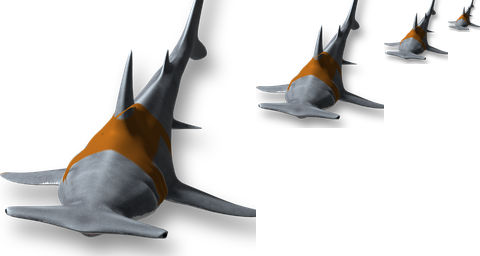
#> input picture mod/jamaltron/graphics/jamaltron-technology.png, 480 x 256 px
$ python -i icons.py   (imports and definitions only)
#> lines starting #> are read from the running program, lines starting #| are printed output that depends on the picture
#> further down, picture is the input picture: PIL image 480x256 RGBA; mean R, G, B, A 20, 19.2, 18.5, 56.5
#!/usr/bin/env python3
"""PLAN C.6 icon CANDIDATES: every icon the mod needs, rendered from the real model.

    uv run --directory tools python render/icons.py                 # all candidates + sheets
    uv run --directory tools python render/icons.py --only beached  # one candidate
    uv run --directory tools python render/icons.py --preview       # 16 samples, fast look
    uv run --directory tools python render/icons.py --promote portrait  # ship the picked one

Renders write to render-out/review/icons/ (gitignored) and NOTHING ELSE. chotchki picks the
look before any of it goes near mod/jamaltron/graphics/, which carries the licence carve-out.
`--promote NAME` is the one step that writes into the mod, and it renders NOTHING: it lints
the candidate --strict where it sits, refuses a --preview render (the candidate's icons.json
records its samples), copies the files byte for byte (what was reviewed is what ships) to
the paths the prototypes name (SHIPPED) and writes graphics/icons.json, the manifest CI's
sprite gate and test_icon_coverage.py read.

WHAT EACH CANDIDATE PRODUCES, one directory apiece, shaped like base's spidertron:

  icon.png                120x64   64px item icon, 4 mipmap levels (64+32+16+8 side by side,
                                   top-aligned), exactly __base__/graphics/icons/spidertron.png's
                                   layout. Harness tinted Factorio's default player orange.
  icon-tintable.png       120x64   the same, harness untinted - item.lua's icon_tintable
  icon-tintable-mask.png  120x64   the harness alone, grey - icon_tintable_mask
  technology.png          480x256  256px tech icon, 4 levels (256+128+64+32), as base ships it
  minimap.png             128x128  flat silhouette, white fill, red rim - base's spidertron-map.png
                                   style, measured: RGBA (255,255,255) body, (255,0,0) outline
  minimap-selected.png    128x128  same silhouette, (141,127,122) rim - spidertron-map-selected.png
  thumbnail.png           144x144  the mod-list / portal image; base's is 144x144 too
  icons.json                       a lint_sprites.py icon manifest describing the above, so
                                   `python3 tools/lint_sprites.py --strict .../icons.json` gates
                                   them exactly as CI will gate the chosen set (PLAN C.15)

Every pixel comes out of art.render_pass (same model, cache and knobs as the sprite sheets)
at `render.resolution_px` ICON_RES, cropped and Lanczos-downsampled with premultiplied alpha
(no dark fringe off the transparent black). Each mip level is resampled from the full-res
crop, never from the level above it.

THE LEGS. The model has none and the mod draws stock's by REFERENCE; stock's leg pixels may
not be copied into anything we ship. So the `legs` candidate draws its own: eight two-segment
strokes from the harness's REAL mount points (sheets.mount_markers, with shared.lua's
mount_shrink and mount_lift, the ring entity.lua ships) up to a knee and down to a foot.
Pure vector geometry, no Wube pixel read. The stance is pulled in to LEG_STANCE of the real
foot ring: the real one is 6 tiles wide and would shrink the shark to a smudge in a 64px
square (an icon is an illustration, not a sprite).

THE DROP SHADOW is synthetic: the subject's own alpha, offset and blurred. The Cycles shadow
pass runs due east at 45 degrees and would make every icon half shadow.
"""

import pathlib, sys  # noqa: E401
sys.path.insert(0, str(pathlib.Path(__file__).resolve().parents[1]))

import argparse  # noqa: E402
import json  # noqa: E402
import shutil  # noqa: E402
from dataclasses import dataclass, field  # noqa: E402

from PIL import Image, ImageChops, ImageDraw, ImageFilter, ImageFont  # noqa: E402

from render import factorio_camera as fc  # noqa: E402

REPO = pathlib.Path(__file__).resolve().parents[2]
OUT = REPO / "render-out" / "review" / "icons"
STOCK = pathlib.Path("/Applications/factorio.app/Contents/data/base/graphics")

#: Final body resolution for icon renders: 6-tile canvas -> 256 px a tile, so a shark three
#: tiles across is ~770 px before it is cut to 256 (3x oversampled at the tech icon).
ICON_RES = 1536

#: Base's spidertron, measured 2026-09-26: (base size, levels).
ITEM = (64, 4)
TECH = (256, 4)
MINIMAP = 128
THUMB = 144

#: The base minimap palette, read off spidertron-map*.png's pixel histogram.
MAP_FILL = (255, 255, 255, 255)
MAP_RIM = (255, 0, 0, 255)
MAP_RIM_SELECTED = (141, 127, 122, 255)
#: Rim width at 128 px. Base's star carries a 4-6 px rim.
MAP_RIM_PX = 5

#: Factorio's default player colour, (0.869, 0.5, 0.130). What the untinted item icon wears.
PLAYER_ORANGE = (222, 128, 33)

#: Alpha a pixel needs to count toward a crop box. Well above the drop shadow's soft edge,
#: which would fatten the tail past `core`'s erosion and keep it in the box.
CROP_FLOOR = 64

#: Fraction of the real foot ring the drawn legs stand on (see THE LEGS above).
LEG_STANCE = 0.5


# ------------------------------------------------------------------ pure image helpers


# [6 lines left out: function premul_resize, not called in this run]


def alpha_bbox(img: Image.Image, floor: int = 8):
    """Bounding box of pixels with alpha >= floor, or None when there are none."""
    return img.getchannel("A").point(lambda a: 255 if a >= floor else 0).getbbox()


# [28 lines left out: functions square_box, cut, not called in this run]


def square_crop(img: Image.Image, margin: float, floor: int = 8, core: int = 0) -> Image.Image:
    return cut(img, square_box(img, margin, floor, core))


# [18 lines left out: functions mip_widths, mip_strip, not called in this run]


def drop_shadow(img: Image.Image, offset=(0.012, 0.022), blur=0.012, strength=0.45):
    """The subject over a soft copy of its own alpha, offset down-right. Offsets and blur are
    fractions of the image's larger side, so the shadow scales with the crop."""
#> called with offset = (0.012, 0.022), blur = 0.012, strength = 0.45
    side = max(img.size)
#> side = 480
    alpha = img.getchannel("A").point(lambda a: int(a * strength))
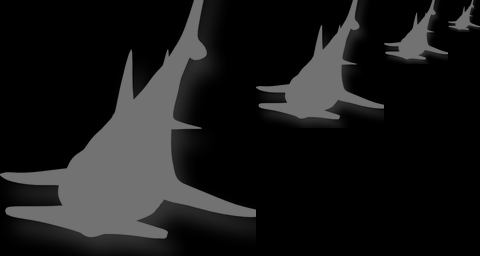
#> alpha: PIL image 480x256 L; min 0, max 114, mean 25.2
    shade = Image.new("RGBA", img.size, (0, 0, 0, 0))
#> shade: PIL image 480x256 RGBA; every value is 0
    shade.putalpha(alpha)
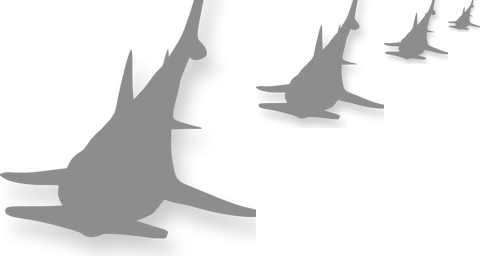
#> shade: PIL image 480x256 RGBA; mean R, G, B, A 0, 0, 0, 25.2; transparent parts drawn white
    shade = shade.filter(ImageFilter.GaussianBlur(max(1.0, blur * side)))
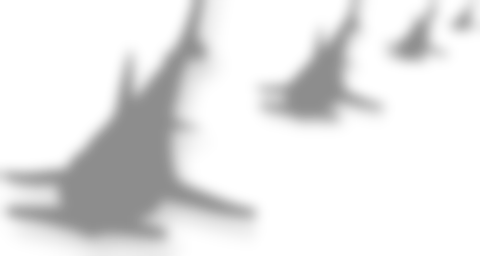
#> shade: PIL image 480x256 RGBA; mean R, G, B, A 0, 0, 0, 25.2; transparent parts drawn white
    out = Image.new("RGBA", img.size, (0, 0, 0, 0))
    out.alpha_composite(shade, (int(offset[0] * side), int(offset[1] * side)))
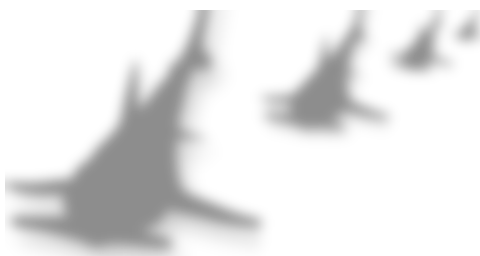
#> out: PIL image 480x256 RGBA; mean R, G, B, A 0, 0, 0, 24.9; transparent parts drawn white
    out.alpha_composite(img)
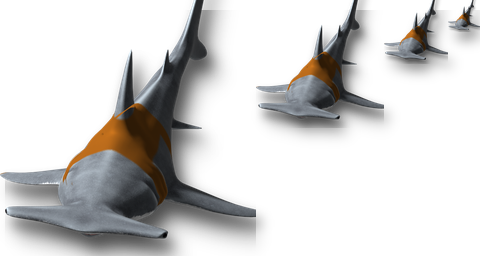
#> out: PIL image 480x256 RGBA; mean R, G, B, A 19.7, 18.9, 18.2, 63.7; transparent parts drawn white
    return out


# [85 lines left out: functions tint, silhouette, leg_segments, draw_legs, draw_map_legs, not called in this run]


# ------------------------------------------------------------------------ candidates


@dataclass
class Shot:
    """One render: which config, which of the 64 directions, which knobs on top."""

    config: str = "render/jamaltron.toml"
    frame: int = 36
    sets: list[str] = field(default_factory=list)


@dataclass
class Candidate:
    name: str
    title: str
    how: str
    icon: Shot
    tech: Shot
    minimap: Shot
    legs: bool = False
    harness: bool = True
    #: square_box's `core` for the item icon and the tech icon / thumbnail, in px of the
    #: ICON_RES render: how thin a part may be and still run off the edge.
    icon_core: int = 0
    tech_core: int = 0


CANDIDATES = [
    Candidate(
        name="portrait",
        title="1  PORTRAIT - the shark, 3/4 toward you",
        how="standing config, direction 34 of 64 (just west of S, nose at the camera), the "
            "game's 45 deg camera; tech icon + thumbnail from a lower 30 deg camera so the "
            "hammer reads head-on. Cropped on his CORE (parts thinner than 32 px at 1536, "
            "20 on the tech icon, may leave the frame), so the tail tip runs off the top. "
            "Minimap: 90 deg top-down",
        icon=Shot(frame=34),
        tech=Shot(frame=35, sets=["camera.pitch=30.0"]),
        minimap=Shot(frame=0, sets=["camera.pitch=90.0"]),
        icon_core=16,
        tech_core=10,
    ),
    Candidate(
        name="legs",
        title="2  ON HIS LEGS - the vehicle read",
        how="standing config, direction 40 (SW), plus eight legs drawn by icons.py as vector "
            "strokes from the harness's real mount ring (shared.lua mount_shrink/mount_lift), "
            f"stance pulled in to {LEG_STANCE}; no stock pixel used. Minimap: top-down "
            "shark + eight white spokes, base's star idea",
        icon=Shot(frame=40),
        tech=Shot(frame=40),
        minimap=Shot(frame=0, sets=["camera.pitch=90.0"]),
        legs=True,
    ),
    Candidate(
        name="beached",
        title="3  BEACHED - the comedy read",
        how="beached.toml (the shipped flop), SWIM_FAST frame 1 - head and tail both up, "
            "belly and grin to camera - broadside at direction 16; minimap is the same "
            "pose from 90 deg, i.e. a shark lying on his side. No harness: it is not on "
            "the flop body either",
        icon=Shot(config="render/beached.toml", frame=16, sets=["model.frame=1"]),
        tech=Shot(config="render/beached.toml", frame=16, sets=["model.frame=1"]),
        minimap=Shot(config="render/beached.toml", frame=16,
                     sets=["camera.pitch=90.0", "model.frame=1"]),
        harness=False,
    ),
]


# ------------------------------------------------------------------------- rendering


# [122 lines left out: functions render, subject, minimap_source, build, manifest, not called in this run]


def write_manifest(d: pathlib.Path, cand: Candidate, samples: int | None = None) -> None:
    (d / "icons.json").write_text(json.dumps(manifest(cand, samples), indent=2) + "\n")


# ---------------------------------------------------------------------------- promote

#: --promote's mod root. Its graphics/ is the tree ci.yml lints --strict and the one carrying
#: the RenderHub carve-out; thumbnail.png is the one file the engine wants at the root.
PROMOTE_ROOT = REPO / "mod" / "jamaltron"
SHIPPED_MANIFEST = "graphics/icons.json"
#: A candidate rendered below this is a --preview: fine to look at, not to ship.
SHIP_SAMPLES = 64

#: (candidate file, path under the mod root, manifest id, kind). item.lua, technology.lua and
#: entity.lua name these paths as literals; test_icons.py checks each one is named.
SHIPPED = (
    ("icon.png", "graphics/jamaltron-icon.png", "item.icon", "icon"),
    ("icon-tintable.png", "graphics/jamaltron-icon-tintable.png", "item.icon_tintable", "icon"),
    ("icon-tintable-mask.png", "graphics/jamaltron-icon-tintable-mask.png",
     "item.icon_tintable_mask", "icon"),
    ("technology.png", "graphics/jamaltron-technology.png", "technology.icon", "technology"),
    ("minimap.png", "graphics/jamaltron-minimap.png", "entity.minimap_representation",
     "minimap"),
    ("minimap-selected.png", "graphics/jamaltron-minimap-selected.png",
     "entity.selected_minimap_representation", "minimap"),
    ("thumbnail.png", "thumbnail.png", "mod.thumbnail", "thumbnail"),
)


# [9 lines left out: function shipped_manifest, not called in this run]


class PromoteError(Exception):
    pass


# [42 lines left out: function promote, not called in this run]


# ----------------------------------------------------------------------- review sheets

BG = (36, 38, 41, 255)
INK = (225, 225, 225, 255)
DIM = (150, 150, 150, 255)


# [178 lines left out: functions _font, checker, on_checker, candidate_sheet, slot, level and 2 more, not called in this run]


# [2 lines not run here, left out]

>>> from PIL import Image
>>> picture = Image.open('../../mod/jamaltron/graphics/jamaltron-technology.png')
>>> result = drop_shadow(picture)

$ run again, on mod/jamaltron/graphics/jamaltron-beached-body.png
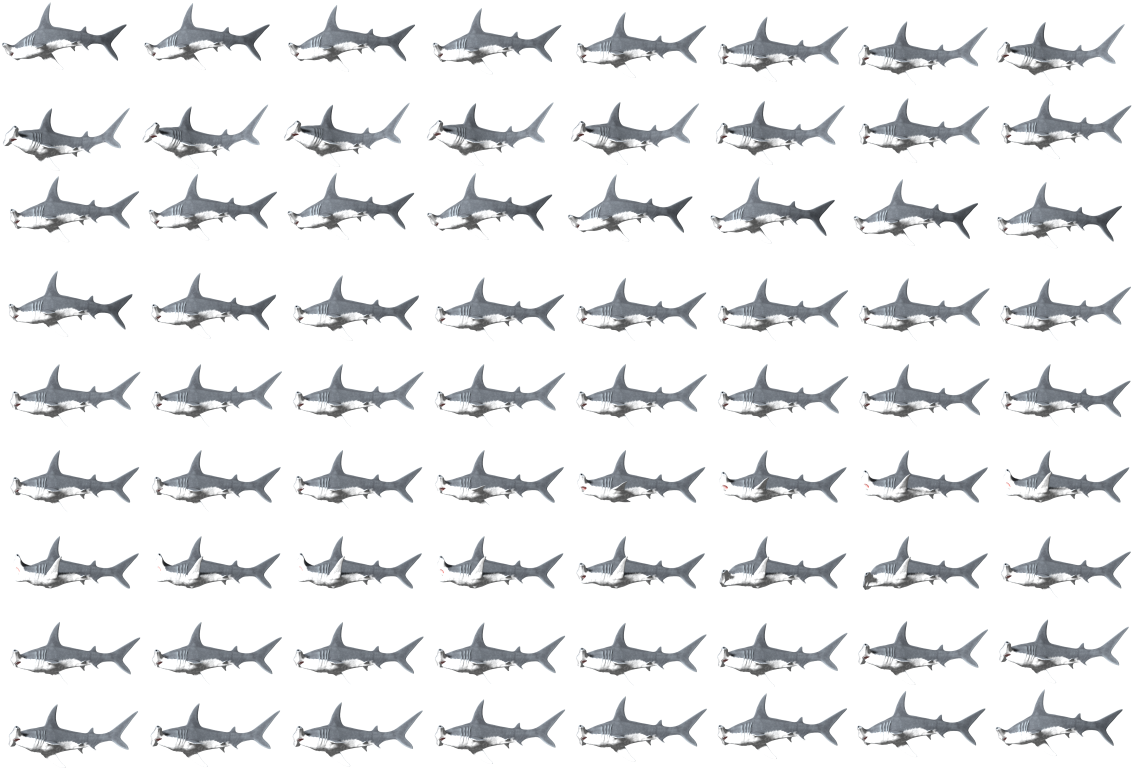
#> input picture mod/jamaltron/graphics/jamaltron-beached-body.png, 2264 x 1548 px (shown at 1/2 size)
#> picture is the input picture: PIL image 2264x1548 RGBA; mean R, G, B, A 33, 34, 35.1, 52.6
#> in drop_shadow, `alpha = img.getchannel("A").point(lambda a: int(a * strength))`:
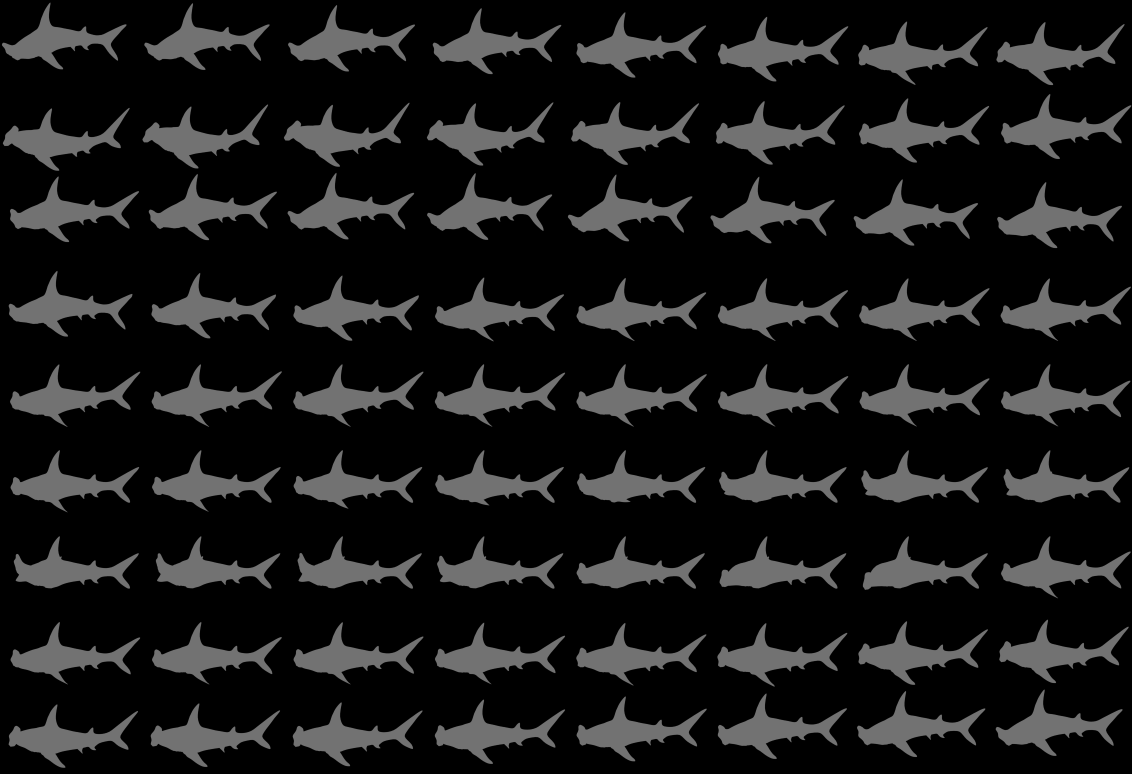
#> alpha: PIL image 2264x1548 L (shown at 1/2 size); min 0, max 114, mean 23.5
#> in drop_shadow, `out.alpha_composite(img)`:
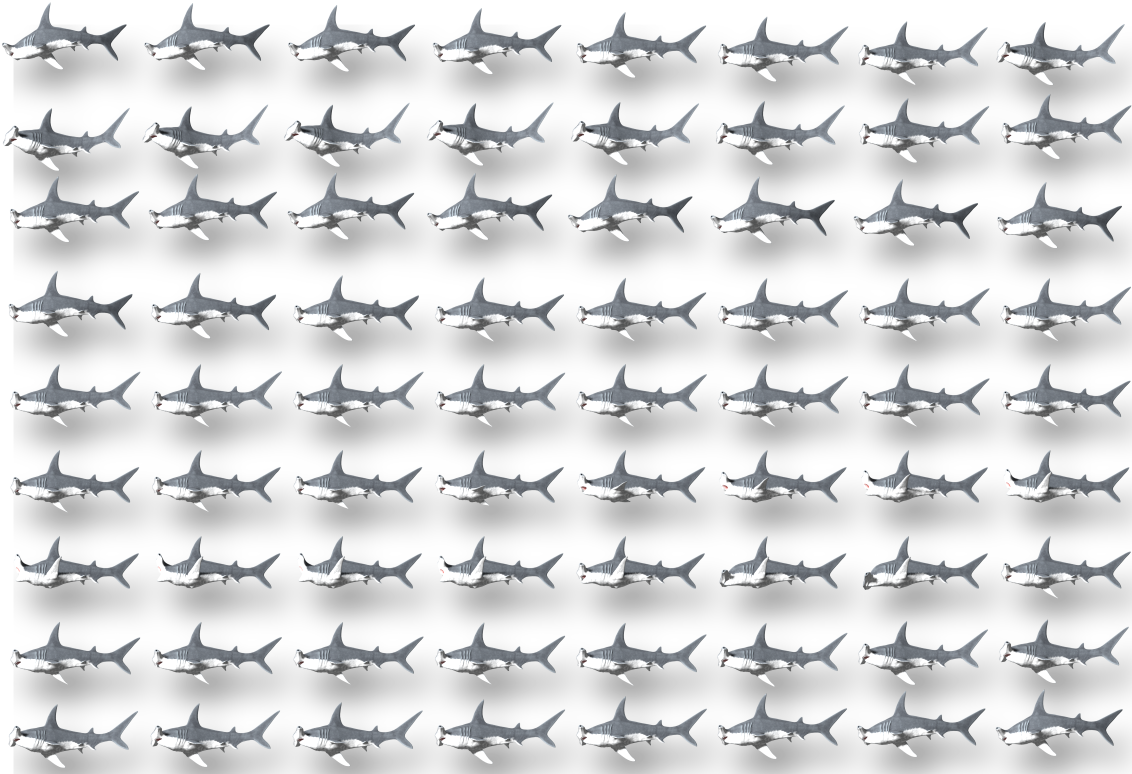
#> out: PIL image 2264x1548 RGBA (shown at 1/2 size); mean R, G, B, A 31.3, 32.3, 33.3, 70.9; transparent parts drawn white
